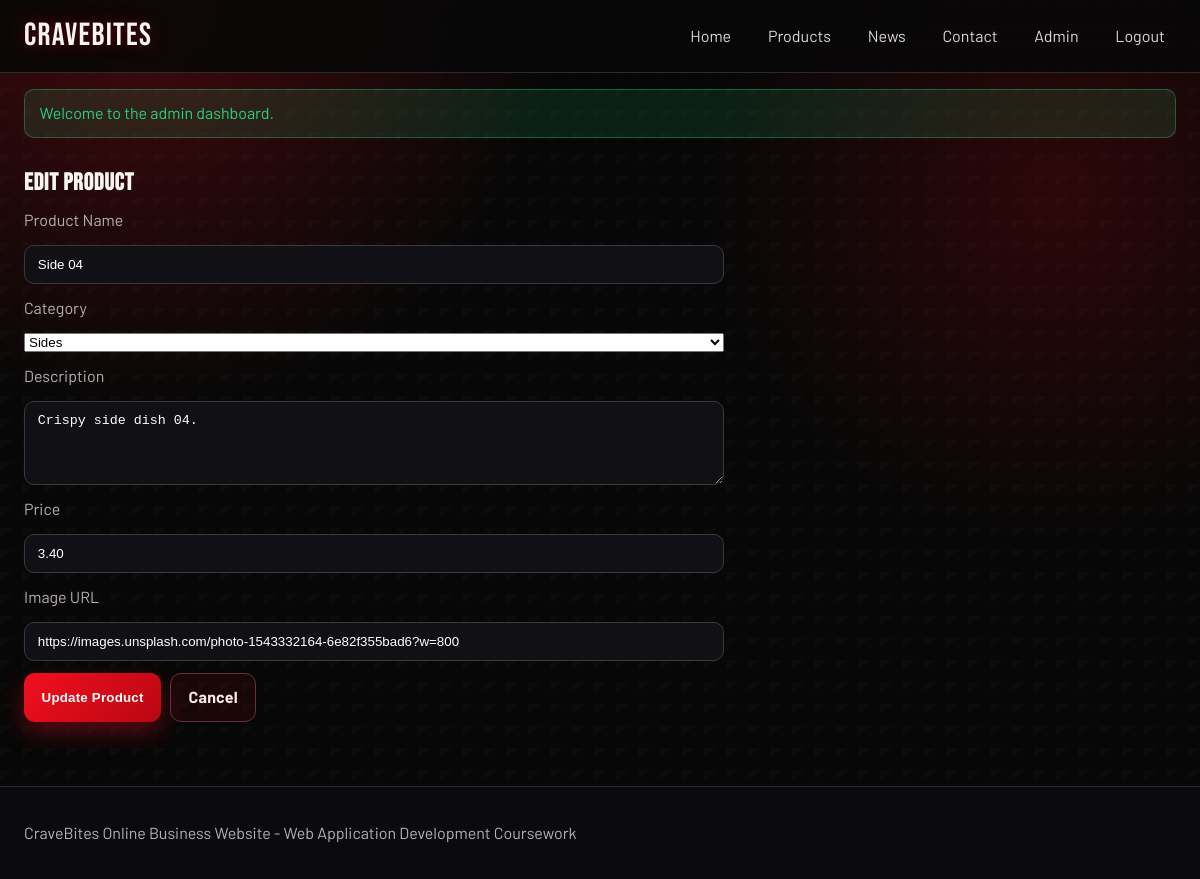
The app's page /.history/CraveBites/admin/product_form_20260317101115.php?id=18 (signed in), older data.
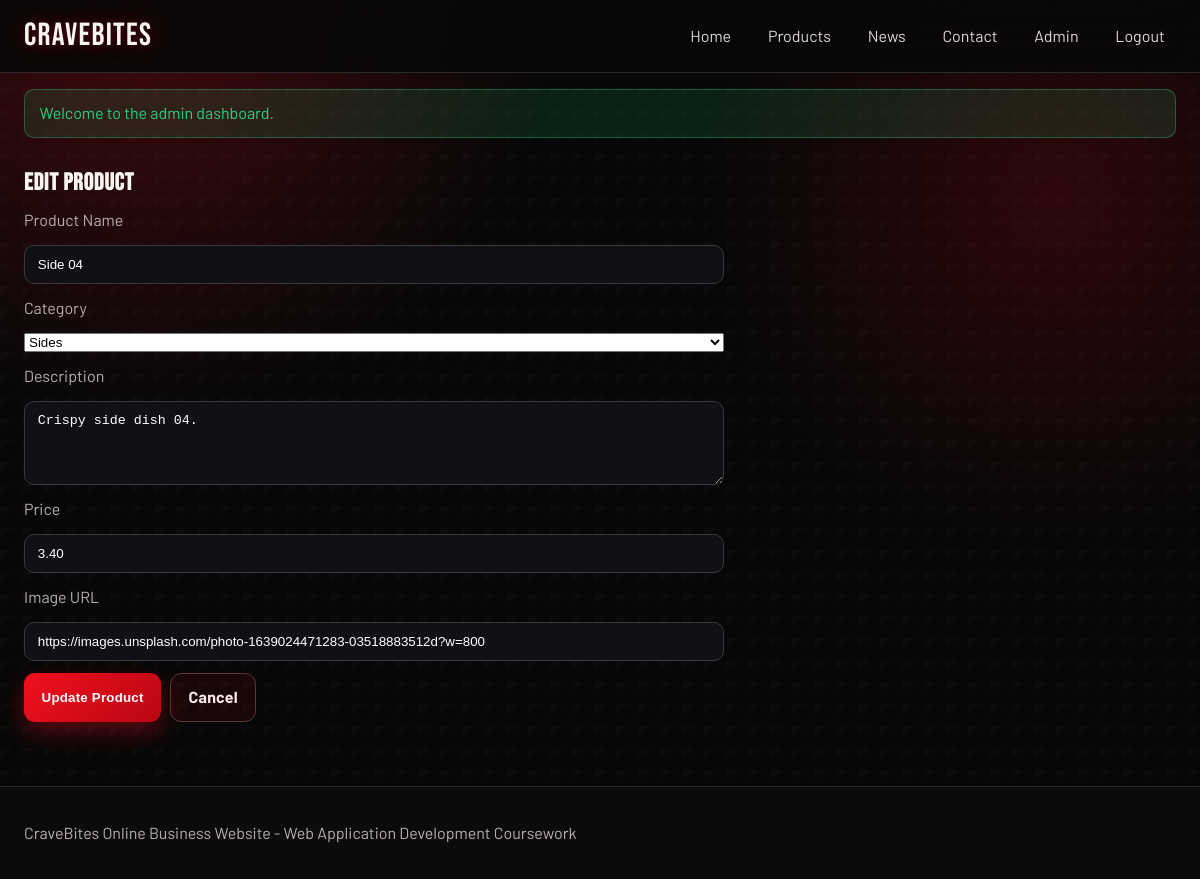
The same page, newer data.
### tables this page shows
CREATE TABLE IF NOT EXISTS products (
    id INT AUTO_INCREMENT PRIMARY KEY,
    name VARCHAR(120) NOT NULL,
    category VARCHAR(80) NOT NULL DEFAULT 'Main Courses',
    description TEXT NOT NULL,
    price DECIMAL(10,2) NOT NULL,
    image_url VARCHAR(300) DEFAULT NULL,
    created_at TIMESTAMP DEFAULT CURRENT_TIMESTAMP
);

### includes/functions.php (called while the page is built, shortened)
<?php
function escape(?string $value): string
{
    return htmlspecialchars($value ?? '', ENT_QUOTES, 'UTF-8');
}
function base_path(): string
{
    static $basePath = null;
    if ($basePath !== null) {
        return $basePath;
    }
    $scriptName = str_replace('\\', '/', $_SERVER['SCRIPT_NAME'] ?? '');
    $dir = str_replace('\\', '/', dirname($scriptName));
    $dir = rtrim($dir, '/');
    if (substr($dir, -6) === '/admin') {
        $dir = substr($dir, 0, -6);
    }
    $basePath = $dir;
    return $basePath;
}
function url(string $path = ''): string
{
    $base = base_path();
    return ($base !== '' ? $base : '') . '/' . ltrim($path, '/');
}

### .history/CraveBites/admin/product_form_20260317101115.php (the view, shortened to what this page needs)
<?php
require_once __DIR__ . '/../includes/bootstrap.php';
$id = (int) ($_GET['id'] ?? 0);
$isEdit = $id > 0;
$categoryOptions = ['Main Courses', 'Sides', 'Beverages and Drinks'];
$product = [
    'name' => '',
    'category' => 'Main Courses',
    'description' => '',
    'price' => '',
    'image_url' => '',
];
if ($isEdit) {
    $stmt = $pdo->prepare('SELECT id, name, category, description, price, image_url FROM products WHERE id = :id');
    $stmt->execute([':id' => $id]);
    $existing = $stmt->fetch();
    $product = $existing;
}
$pageTitle = $isEdit ? 'Edit Product' : 'Add Product';
require_once __DIR__ . '/../includes/header.php';
?>
<section class="wrap section">
    <h1><?php echo escape($pageTitle); ?></h1>
    <form class="form" method="post" action="<?php echo url('admin/product_form.php' . ($isEdit ? '?id=' . $id : '')); ?>">
        <label for="name">Product Name</label>
        <input id="name" name="name" type="text" value="<?php echo escape($product['name']); ?>" required>
        <label for="category">Category</label>
        <select id="category" name="category" required>
            <?php foreach ($categoryOptions as $option): ?>
                <option value="<?php echo escape($option); ?>" <?php echo ($product['category'] === $option) ? 'selected' : ''; ?>>
                    <?php echo escape($option); ?>
                </option>
            <?php endforeach; ?>
        </select>
        <label for="description">Description</label>
        <textarea id="description" name="description" rows="4" required><?php echo escape($product['description']); ?></textarea>
        <label for="price">Price</label>
        <input id="price" name="price" type="number" step="0.01" min="0.01" value="<?php echo escape((string) $product['price']); ?>" required>
        <label for="image_url">Image URL</label>
        <input id="image_url" name="image_url" type="url" value="<?php echo escape($product['image_url']); ?>">
        <div class="row-gap">
            <button class="btn" type="submit"><?php echo $isEdit ? 'Update Product' : 'Create Product'; ?></button>
            <a class="btn btn-outline" href="<?php echo url('admin/products.php'); ?>">Cancel</a>
        </div>
    </form>
</section>
<?php require_once __DIR__ . '/../includes/footer.php'; ?>

Row changes from the older to the newer data that the page shows:
changed products "Side 04": image_url "https://images.unsplash.com/photo-1543332164-6e82f355bad6?w=800" → "https://images.unsplash.com/photo-1639024471283-03518883512d?w=800"
